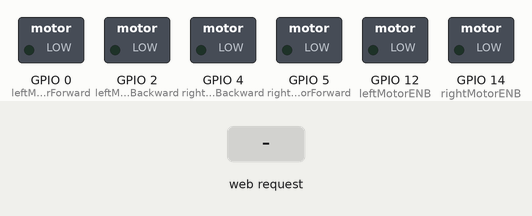
Simulated run of this sketch. Board: ESP8266 (NodeMCU). Parts: switched loads named in the sketch (green lamp = pin HIGH). Inputs (shaded band) come from the test bench. WiFi joins after 1.5 s; servers stay silent unless stated; what the sketch prints to the serial monitor is not drawn.

Above: at 2.7 s.
2.8 s: HTTP request GET /5/on received
At 3.6 s:
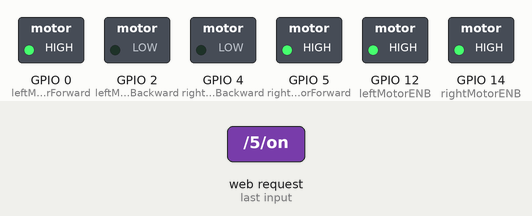
4.3 s: HTTP request GET /4/on received
At 4.7 s:
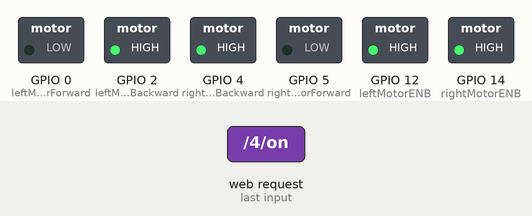
5.8 s: HTTP request GET /3/on received
At 7.0 s:
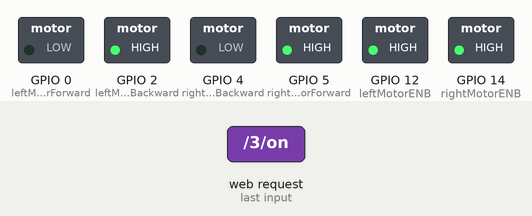
7.3 s: HTTP request GET /2/on received
At 8.3 s:
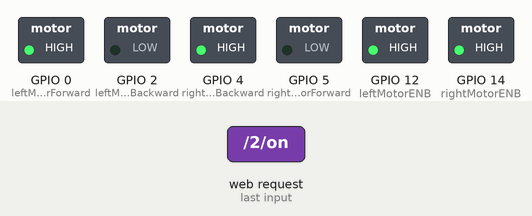
Timing chart, 0 to 9.8 s (numbered marks = the images above; inputs shaded):
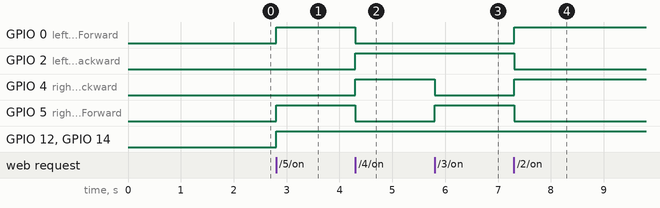

The sketch:

wiifi_bot.ino
```cpp
 /*
 * Mert Arduino and Tech - YouTube
 * WiFi Robot controlled by Phone (WiFibot/Android/IoT/ESP8266)
 * NodeMCU ESP8266 Tutorial 03
 * Please Subscribe for Support - https://goo.gl/RLT6DT
 */


/* include library */
#include <ESP8266WiFi.h>

/*
 * If you have no idea about this library, you can watch the tutorial below
 * NodeMCU ESP8266 Tutorial 01: Programming NodeMCU ESP-12E Using Arduino IDE
 * https://youtu.be/NtyFx1frYB0
 */

/* define port */
WiFiClient client;
WiFiServer server(80);


// Variable to store the HTTP request
String header;
/* WIFI settings */
const char* ssid = "Ke Diyeche!";
const char* password = "hasinahahaha";

/* data received from application */


/* define L298N or L293D motor control pins */
int leftMotorForward = 0;     /* GPIO2(D4) -> IN3   */
int rightMotorForward = 5;   /* GPIO15(D8) -> IN1  */
int leftMotorBackward = 2;    /* GPIO0(D3) -> IN4   */
int rightMotorBackward = 4;  /* GPIO13(D7) -> IN2  */


/* define L298N or L293D enable pins */
int rightMotorENB = 14; /* GPIO14(D5) -> Motor-A Enable */
int leftMotorENB = 12;  /* GPIO12(D6) -> Motor-B Enable */

String output5State = "off";
String output4State = "off";
String output3State = "off";
String output2State = "off";
String output1State = "off";


void setup()
{
  /* initialize motor control pins as output */
  pinMode(leftMotorForward, OUTPUT);
  pinMode(rightMotorForward, OUTPUT);
  pinMode(leftMotorBackward, OUTPUT);
  pinMode(rightMotorBackward, OUTPUT);

  /* initialize motor enable pins as output */
  pinMode(leftMotorENB, OUTPUT);
  pinMode(rightMotorENB, OUTPUT);


 Serial.begin(115200);
  Serial.print("Connecting to ");
  Serial.println(ssid);
  WiFi.begin(ssid, password);
  while (WiFi.status() != WL_CONNECTED) {
    delay(500);
    Serial.print(".");
  }
  // Print local IP address and start web server
  Serial.println("");
  Serial.println("WiFi connected.");
  Serial.println("IP address: ");
  Serial.println(WiFi.localIP());
  /* start server communication */
  server.begin();
}


void loop(){
  WiFiClient client = server.available();   // Listen for incoming clients

  if (client) {                             // If a new client connects,
    Serial.println("New Client.");          // print a message out in the serial port
    String currentLine = "";                // make a String to hold incoming data from the client
    while (client.connected()) {            // loop while the client's connected
      if (client.available()) {             // if there's bytes to read from the client,
        char c = client.read();             // read a byte, then
        Serial.write(c);                    // print it out the serial monitor
        header += c;
        if (c == '\n') {                    // if the byte is a newline character
          // if the current line is blank, you got two newline characters in a row.
          // that's the end of the client HTTP request, so send a response:
          if (currentLine.length() == 0) {
            // HTTP headers always start with a response code (e.g. HTTP/1.1 200 OK)
            // and a content-type so the client knows what's coming, then a blank line:
            client.println("HTTP/1.1 200 OK");
            client.println("Content-type:text/html");
            client.println("Connection: close");
            client.println();

            // turns the GPIOs on and off
            if (header.indexOf("GET /5/on") >= 0) {
              Serial.println("GPIO 5 on");
              output5State = "on";
              MotorForward();

            } else if (header.indexOf("GET /4/on") >= 0) {
              Serial.println("GPIO 4 on");
              output4State = "on";
              MotorBackward();
            }
            else if (header.indexOf("GET /3/on") >= 0) {
              Serial.println("GPIO 3 on");
              output3State = "on";
              TurnLeft();
            }
            else if (header.indexOf("GET /2/on") >= 0) {
              Serial.println("GPIO 2 on");
              output2State = "on";
              TurnRight();
            } else if (header.indexOf("GET /1/off") >= 0) {
              Serial.println("GPIO 1 off");
              output2State = "off";
              output3State = "off";
               output4State = "off";
               output5State = "off";
               output1State = "off";
              MotorStop();
            }

            // Display the HTML web page
            client.println("<!DOCTYPE html><html>");
            client.println("<head><meta name=\"viewport\" content=\"width=device-width, initial-scale=1\">");
            client.println("<link rel=\"icon\" href=\"data:,\">");
            // CSS to style the on/off buttons
            // Feel free to change the background-color and font-size attributes to fit your preferences
            client.println("<style>html { font-family: Helvetica; display: inline-block; margin: 0px auto; text-align: center;}");
            client.println(".button { background-color: #195B6A; border: none; color: white; padding: 16px 40px;");
            client.println("text-decoration: none; font-size: 30px; margin: 2px; cursor: pointer;}");
            client.println(".button2 {background-color: #77878A;}</style></head>");

            // Web Page Heading
            client.println("<body><h1>ESP8266 Web Server</h1>");

            // Display current state, and ON/OFF buttons for GPIO 5
            client.println("<p>GPIO 5 - State " + output5State + "</p>");
            // If the output5State is off, it displays the ON button
            if (output5State=="off") {
              client.println("<p><a href=\"/5/on\"><button class=\"button\">Forward ON</button></a></p>");
            } else {
              client.println("<p><a href=\"/5/off\"><button class=\"button button2\">Forward OFF</button></a></p>");
            }

            // Display current state, and ON/OFF buttons for GPIO 4
            client.println("<p>GPIO 4 - State " + output4State + "</p>");
            // If the output4State is off, it displays the ON button
            if (output4State=="off") {
              client.println("<p><a href=\"/4/on\"><button class=\"button\">Backword ON</button></a></p>");
            } else {
              client.println("<p><a href=\"/4/off\"><button class=\"button button2\">Backword OFF</button></a></p>");
            }

             // Display current state, and ON/OFF buttons for GPIO 3
            client.println("<p>GPIO 3 - State " + output3State + "</p>");
            // If the output5State is off, it displays the ON button
            if (output3State=="off") {
              client.println("<p><a href=\"/3/on\"><button class=\"button\">Left ON</button></a></p>");
            } else {
              client.println("<p><a href=\"/3/off\"><button class=\"button button2\">Left OFF</button></a></p>");
            }

            // Display current state, and ON/OFF buttons for GPIO 2
            client.println("<p>GPIO 2 - State " + output2State + "</p>");
            // If the output4State is off, it displays the ON button
            if (output2State=="off") {
              client.println("<p><a href=\"/2/on\"><button class=\"button\">Right ON</button></a></p>");
            } else {
              client.println("<p><a href=\"/2/off\"><button class=\"button button2\">Right OFF</button></a></p>");
            }

             client.println("<p>GPIO 1 - State " + output1State + "</p>");
            // If the output1State is off, it displays the ON button
            if (output1State=="off") {
              client.println("<p><a href=\"/1/on\"><button class=\"button\">Stop Bot</button></a></p>");
            } else {
              client.println("<p><a href=\"/1/off\"><button class=\"button button2\">Stop Bot</button></a></p>");
            }
            client.println("</body></html>");

            // The HTTP response ends with another blank line
            client.println();
            // Break out of the while loop
            break;
          } else { // if you got a newline, then clear currentLine
            currentLine = "";
          }
        } else if (c != '\r') {  // if you got anything else but a carriage return character,
          currentLine += c;      // add it to the end of the currentLine
        }
      }
    }
    // Clear the header variable
    header = "";
    // Close the connection
    client.stop();
    Serial.println("Client disconnected.");
    Serial.println("");
  }
}
/********************************************* FORWARD *****************************************************/
void MotorForward(void)
{
  digitalWrite(leftMotorENB,HIGH);
  digitalWrite(rightMotorENB,HIGH);
  digitalWrite(leftMotorForward,HIGH);
  digitalWrite(rightMotorForward,HIGH);
  digitalWrite(leftMotorBackward,LOW);
  digitalWrite(rightMotorBackward,LOW);
}

/********************************************* BACKWARD *****************************************************/
void MotorBackward(void)
{
  digitalWrite(leftMotorENB,HIGH);
  digitalWrite(rightMotorENB,HIGH);
  digitalWrite(leftMotorBackward,HIGH);
  digitalWrite(rightMotorBackward,HIGH);
  digitalWrite(leftMotorForward,LOW);
  digitalWrite(rightMotorForward,LOW);
}

/********************************************* TURN LEFT *****************************************************/
void TurnLeft(void)
{
  digitalWrite(leftMotorENB,HIGH);
  digitalWrite(rightMotorENB,HIGH);
  digitalWrite(leftMotorForward,LOW);
  digitalWrite(rightMotorForward,HIGH);
  digitalWrite(rightMotorBackward,LOW);
  digitalWrite(leftMotorBackward,HIGH);
}

/********************************************* TURN RIGHT *****************************************************/
void TurnRight(void)
{
  digitalWrite(leftMotorENB,HIGH);
  digitalWrite(rightMotorENB,HIGH);
  digitalWrite(leftMotorForward,HIGH);
  digitalWrite(rightMotorForward,LOW);
  digitalWrite(rightMotorBackward,HIGH);
  digitalWrite(leftMotorBackward,LOW);
}

/********************************************* STOP *****************************************************/
void MotorStop(void)
{
  digitalWrite(leftMotorENB,LOW);
  digitalWrite(rightMotorENB,LOW);
  digitalWrite(leftMotorForward,LOW);
  digitalWrite(leftMotorBackward,LOW);
  digitalWrite(rightMotorForward,LOW);
  digitalWrite(rightMotorBackward,LOW);
}

/********************************** RECEIVE DATA FROM the APP ******************************************/
```

Measured:
- after the input at 2.8 s, GPIO 0 (leftMotorForward), GPIO 5 (rightMotorForward), GPIO 12 (leftMotorENB), GPIO 14 (rightMotorENB): LOW → HIGH at once
- after the input at 4.3 s, GPIO 0 (leftMotorForward), GPIO 5 (rightMotorForward): HIGH → LOW at once; GPIO 2 (leftMotorBackward), GPIO 4 (rightMotorBackward): LOW → HIGH at once
- after the input at 5.8 s, GPIO 4 (rightMotorBackward): HIGH → LOW at once; GPIO 5 (rightMotorForward): LOW → HIGH at once
- after the input at 7.3 s, GPIO 0 (leftMotorForward), GPIO 4 (rightMotorBackward): LOW → HIGH at once; GPIO 2 (leftMotorBackward), GPIO 5 (rightMotorForward): HIGH → LOW at once
